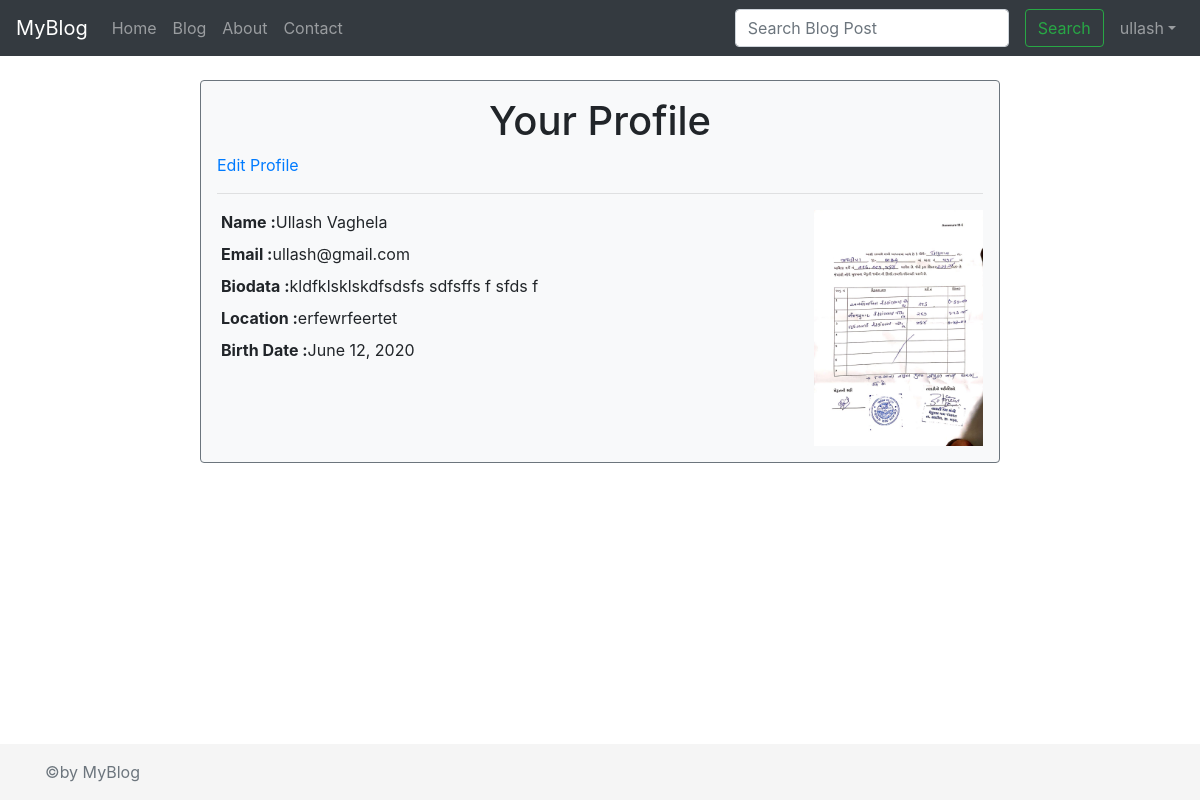
The app's page /post/profile/ (signed in) with its own data.
### post/models.py (models this page shows)
class Profile(models.Model):
    user = models.OneToOneField(User, on_delete=models.CASCADE)
    bio = models.TextField(max_length=500, blank=True)
    location = models.CharField(max_length=30, blank=True)
    birth_date = models.DateField(null=True, blank=False)
    photo = models.ImageField(upload_to='profile/')

### post/views.py (the view)
# urls.py: path('profile/',views.user_profile,name="user_profile"),
@login_required(login_url='/post/login/')
def user_profile(request):
    profile_data = Profile.objects.get(user=request.user)
    return render(request,'post/profile.html',{'profile_data':profile_data})

### templates/post/profile.html (shortened to what this page needs)
{% extends "base.html" %}
{% load crispy_forms_tags %}
{% block body %}
<div class="container col-md-8 offset-md-2 bg-light my-4 border rounded border-secondary p-3">
    <h1 class="text-justify text-center">Your Profile</h1>
    <p><a href="{% url 'update_profile' %}">Edit Profile</a></p>
    <hr/>
    <div class="row">
        <div class="col-sm-9">
            <div class="row mx-1">
                <label for="" class="font-weight-bold">Name : </label> <span> {{user.first_name}} {{user.last_name}}</span>
            </div>
            <div class="row mx-1">
                <label for="" class="font-weight-bold">Email : </label> <span> {{user.email}}</span>
            </div>
            <div class="row mx-1">
                <label for="" class="font-weight-bold">Biodata : </label><span>{{profile_data.bio}}</span>
            </div>
            <div class="row mx-1">
                <label for="" class="font-weight-bold">Location : </label><span>{{profile_data.location}}</span>
            </div>
            <div class="row mx-1">
                <label for="" class="font-weight-bold">Birth Date : </label><span> {{profile_data.birth_date}}</span>
            </div>
        </div>
        <div class="col-sm-3">
            <img src="/media/{{profile_data.photo}}" class="img-fluid ${3|rounded-top,rounded-right,rounded-bottom,rounded-left,rounded-circle,|}" alt="{{user.first_name}} {{user.last_name}}">
        </div>
    </div>
</div>
{% endblock body %}

### templates/base.html (shortened to what this page needs)
<!doctype html>
<html lang="en" class="h-100">
  <head>
    <link rel="stylesheet" href="https://stackpath.bootstrapcdn.com/bootstrap/4.3.1/css/bootstrap.min.css">
    <link rel="stylesheet" href="https://cdnjs.cloudflare.com/ajax/libs/font-awesome/4.7.0/css/font-awesome.min.css">
  </head>
  <body class="d-flex flex-column h-100" data-gr-c-s-loaded="true">
  <header>
  <nav class="navbar navbar-expand-lg navbar-dark bg-dark">
      <a class="navbar-brand" href="#">MyBlog</a>
      <div class="collapse navbar-collapse" id="collapsibleNavId">
          <ul class="navbar-nav mr-auto mt-2 mt-lg-0">
              <li class="nav-item">
                  <a class="nav-link" id="index" href="{% url 'index' %}">Home <span class="sr-only">(current)</span></a>
              </li>
              <li class="nav-item">
                  <a class="nav-link" id="blog" href="{% url 'index' %}">Blog</a>
              </li>
              <li class="nav-item">
                  <a class="nav-link" id="about" href="{% url 'about' %}">About</a>
              </li>
              <li class="nav-item">
                  <a class="nav-link" id="contact" href="{% url 'contact' %}">Contact</a>
              </li>
          </ul>
          <form class="form-inline my-2 my-lg-0" action={% url 'search' %} method="GET">
              <input class="form-control mr-sm-2" type="text" placeholder="Search Blog Post" name='srctxt' id='srctxt' value="{{ request.GET.srctxt }}">
              <button class="btn btn-outline-success my-2 my-sm-0 mx-2" type="submit">Search</button>
          </form>
          <ul class="navbar-nav mt-2 mt-lg-0">
          {% if user.is_authenticated %}
            <li class="nav-item dropdown">
                  <a class="nav-link dropdown-toggle" href="#" id="dropdownId" data-toggle="dropdown" aria-haspopup="true" aria-expanded="false">{{user.username}}</a>
            </li>
         {% endif %}
          </ul>
      </div>
  </nav>
   </header>
   <main role="main" class="flex-shrink-0">
  {% block body %}
  {% endblock body %}
    </main>
    <footer class="footer mt-auto py-3">
        <div class="container">
            <span class="text-muted">&copy;by MyBlog</i></span>
        </div>
    </footer>
  </body>
</html>

### templates/base.html (style rules this page uses)
.footer { background-color: #f5f5f5; }
.footer > .container { padding-right: 15px; padding-left: 15px; }

### records on screen
Profile: bio "kldfklsklskdfsdsfs sdfsffs f sfds f", location "erfewrfeertet", birth_date "June 12, 2020", photo (picture)

### other values on screen
{{ user.username }} "ullash"
{{ user.first_name }} "Ullash"
{{ user.last_name }} "Vaghela"
{{ user.email }} "ullash@gmail.com"
